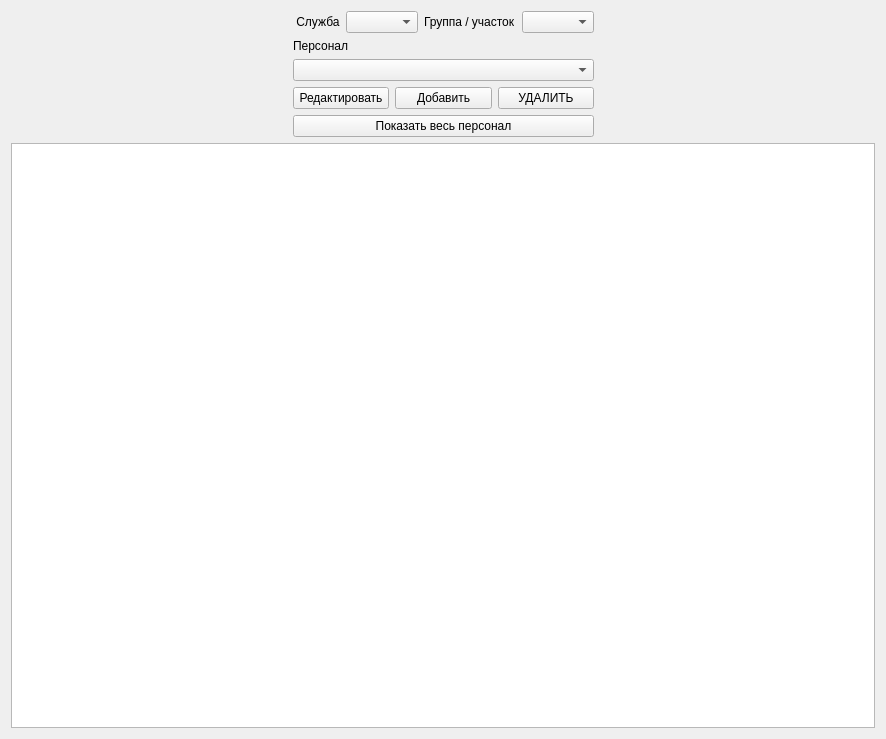
<?xml version="1.0" encoding="UTF-8"?>
<ui version="4.0">
 <class>StaffReportWidget</class>
 <widget class="QWidget" name="StaffReportWidget">
  <property name="geometry">
   <rect>
    <x>0</x>
    <y>0</y>
    <width>886</width>
    <height>739</height>
   </rect>
  </property>
  <property name="windowTitle">
   <string>Form</string>
  </property>
  <layout class="QVBoxLayout" name="verticalLayout_2">
   <item>
    <layout class="QHBoxLayout" name="horizontalLayout_3">
     <item>
      <spacer name="horizontalSpacer_3">
       <property name="orientation">
        <enum>Qt::Orientation::Horizontal</enum>
       </property>
       <property name="sizeHint" stdset="0">
        <size>
         <width>40</width>
         <height>20</height>
        </size>
       </property>
      </spacer>
     </item>
     <item>
      <layout class="QVBoxLayout" name="verticalLayout">
       <item>
        <layout class="QHBoxLayout" name="horizontalLayout_2">
         <item>
          <widget class="QLabel" name="label_division_list_title">
           <property name="text">
            <string> Служба</string>
           </property>
          </widget>
         </item>
         <item>
          <widget class="QComboBox" name="comboBox_division_list_2"/>
         </item>
         <item>
          <widget class="QLabel" name="label_department_list_title">
           <property name="text">
            <string>Группа / участок</string>
           </property>
          </widget>
         </item>
         <item>
          <widget class="QComboBox" name="comboBox_department_list"/>
         </item>
        </layout>
       </item>
       <item>
        <widget class="QLabel" name="label">
         <property name="text">
          <string>Персонал</string>
         </property>
        </widget>
       </item>
       <item>
        <widget class="QComboBox" name="comboBox_division_list"/>
       </item>
       <item>
        <layout class="QHBoxLayout" name="horizontalLayout">
         <item>
          <widget class="QPushButton" name="pushButton_edit_staff">
           <property name="text">
            <string>Редактировать</string>
           </property>
          </widget>
         </item>
         <item>
          <widget class="QPushButton" name="pushButton_add_staff">
           <property name="text">
            <string>Добавить</string>
           </property>
          </widget>
         </item>
         <item>
          <widget class="QPushButton" name="pushButton_delete_staff">
           <property name="text">
            <string>УДАЛИТЬ</string>
           </property>
          </widget>
         </item>
        </layout>
       </item>
       <item>
        <widget class="QPushButton" name="pushButton_show_all_staff">
         <property name="text">
          <string>Показать весь персонал</string>
         </property>
        </widget>
       </item>
      </layout>
     </item>
     <item>
      <spacer name="horizontalSpacer_2">
       <property name="orientation">
        <enum>Qt::Orientation::Horizontal</enum>
       </property>
       <property name="sizeHint" stdset="0">
        <size>
         <width>40</width>
         <height>20</height>
        </size>
       </property>
      </spacer>
     </item>
    </layout>
   </item>
   <item>
    <widget class="QTableWidget" name="tableWidget_staff_data_table"/>
   </item>
  </layout>
 </widget>
 <resources/>
 <connections/>
</ui>
